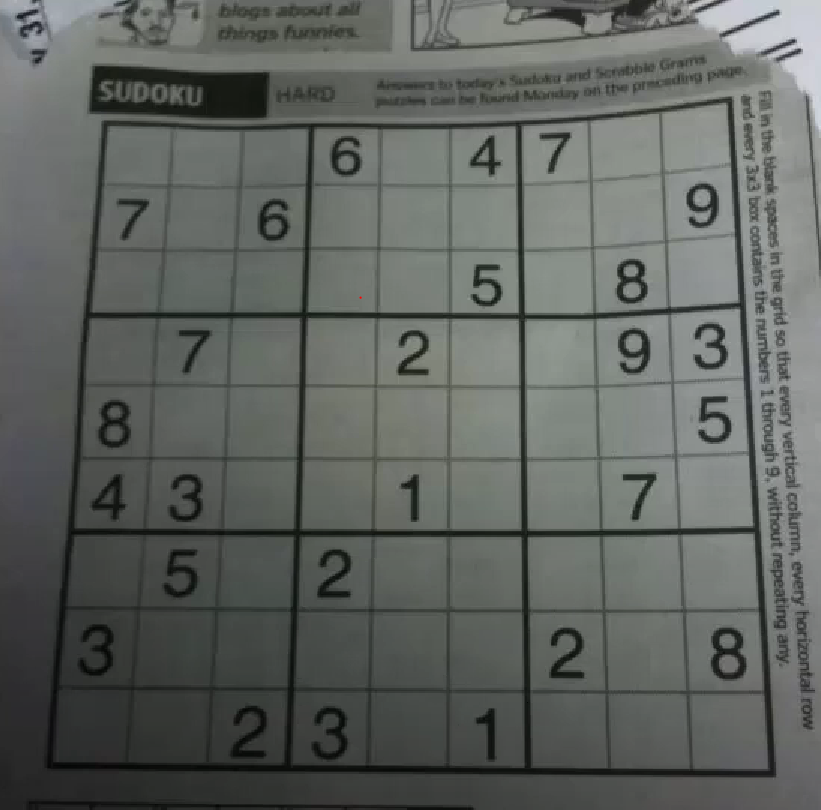
#> input picture opencv/images/sudoku.PNG, 821 x 810 px
$ python hough_line_transform.py
#> lines starting #> are read from the running program, lines starting #| are printed output that depends on the picture; after the words box and inside, x2 and y2 are one past the last pixel; in counts of white or black regions, pixels touching at a corner belong together
import cv2
import numpy as np

img = cv2.imread('images/sudoku.PNG')
#> img is the input picture: shape (810, 821, 3); mean B, G, R 95.8, 99.6, 95.6
imGray = cv2.cvtColor(img,cv2.COLOR_BGR2GRAY)
edges = cv2.Canny(imGray,26,58, apertureSize=3)
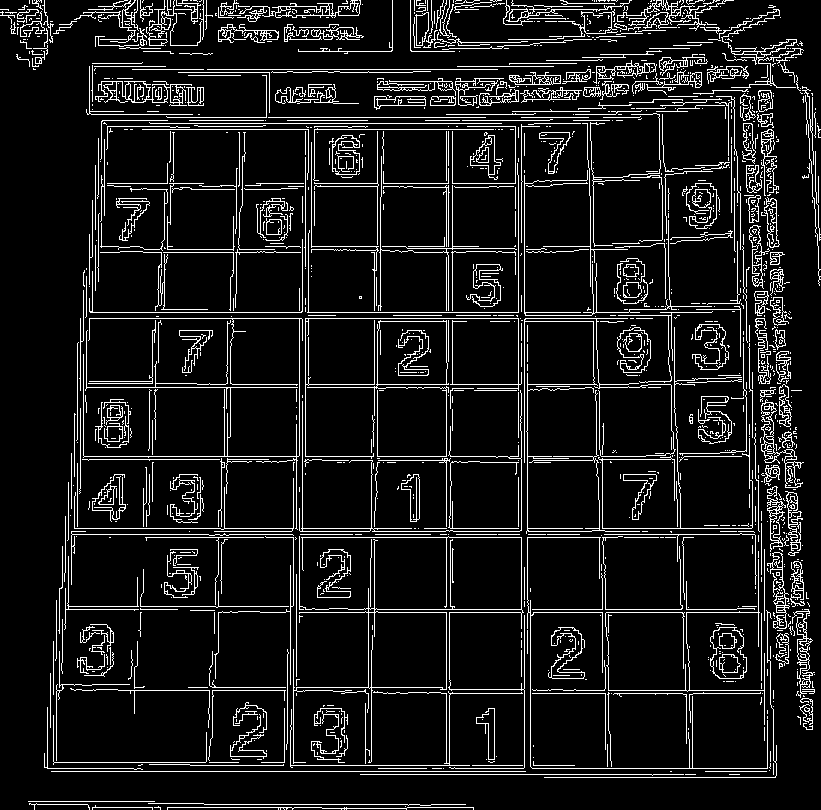
#> edges: shape (810, 821); 9.7% white in thin lines or dots

# region HoughLines
lines = cv2.HoughLines(edges, 1, np.pi / 180, 200)
#> lines = 183 rows, first 8: [528, 1.57], [446, 0], [456, 1.57], [534, 1.57], [312, 1.57], [318, 1.57], [537, 1.57], [771, 1.57]
for line in lines:
    rho, theta = line[0]
    a = np.cos(theta)
    b = np.sin(theta)
    x0 = a * rho
    y0 = b * rho

    x1 = int(x0 + 1000 * (-b))
    y1 = int(y0 + 1000 * (a))
    x2 = int(x0 - 1000 * (-b))
    y2 = int(y0 - 1000 * (a))
    cv2.line(img, (x1, y1), (x2, y2), (0,0,255), 2)
#> this loop made 183 passes
#> (rho, theta, a, b, x0, y0, x1, y1) on passes 1 to 3: (528, 1.57, -4.37e-08, 1, -2.31e-05, 528, -1000, 527), (446, 0, 1, 0, 446, 0, 446, 1000), (456, 1.57, -4.37e-08, 1, -1.99e-05, 456, -1000, 455)
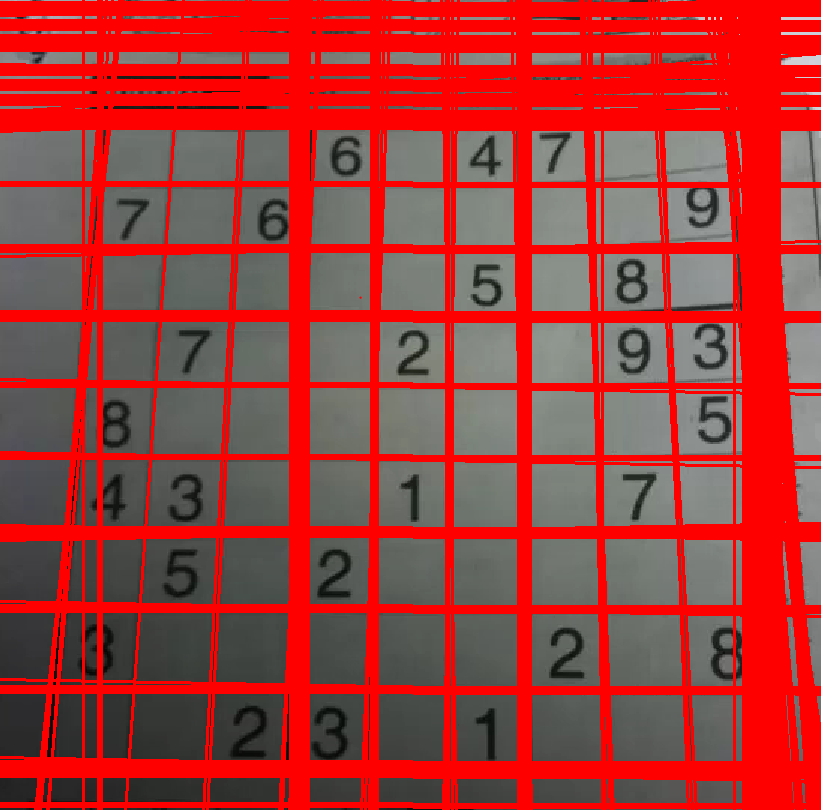
#> img: shape (810, 821, 3); mean B, G, R 58.4, 60.7, 161.5
# endregion

# region HoughLinesP
linesP = cv2.HoughLinesP(edges, 1, np.pi / 180, 100,  minLineLength=50, maxLineGap=10)
#> linesP = 262 rows, first 6: [65, 528, 800, 528], [71, 456, 645, 456], [65, 534, 361, 534], [521, 693, 521, 295], [80, 318, 652, 318], [145, 537, 693, 537]
for line in linesP:
    x1,y1, x2, y2 = line[0]
    cv2.line(img, (x1, y1), (x2, y2), (0, 255, 0),2)
#> this loop made 262 passes
#> line on passes 26 to 28: [[80, 15, 176, 15]], [[452, 582, 452, 501]], [[265, 246, 478, 246]]
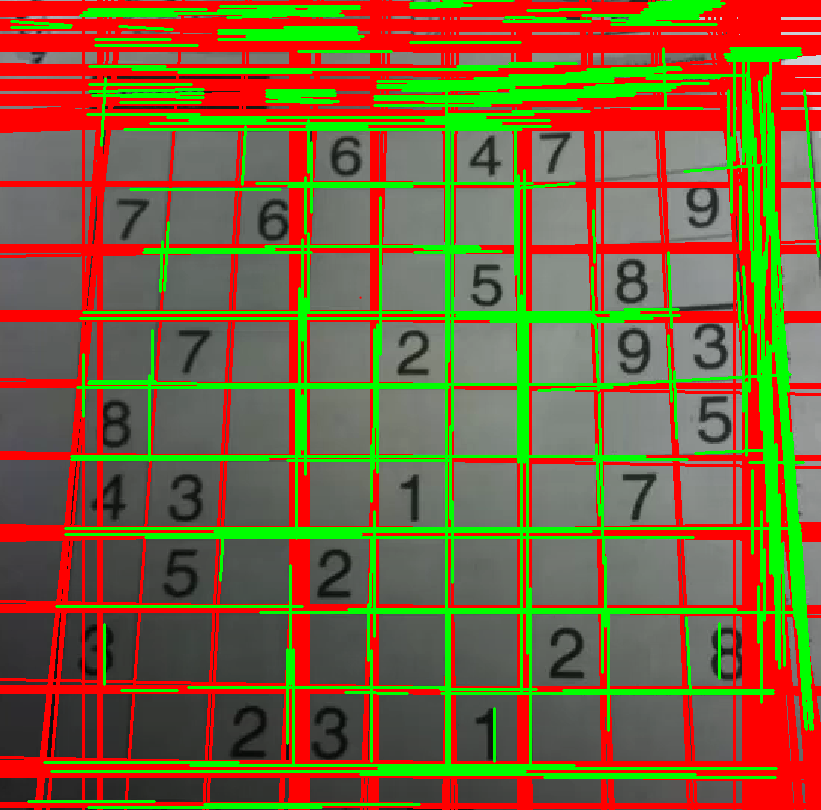
#> img: shape (810, 821, 3); 15.14% of pixels changed, all inside (x1, y1, x2, y2) = (10, 0, 820, 809)
# endregion
cv2.imshow('frame', img)
cv2.waitKey(0)
cv2.destroyAllWindows()
